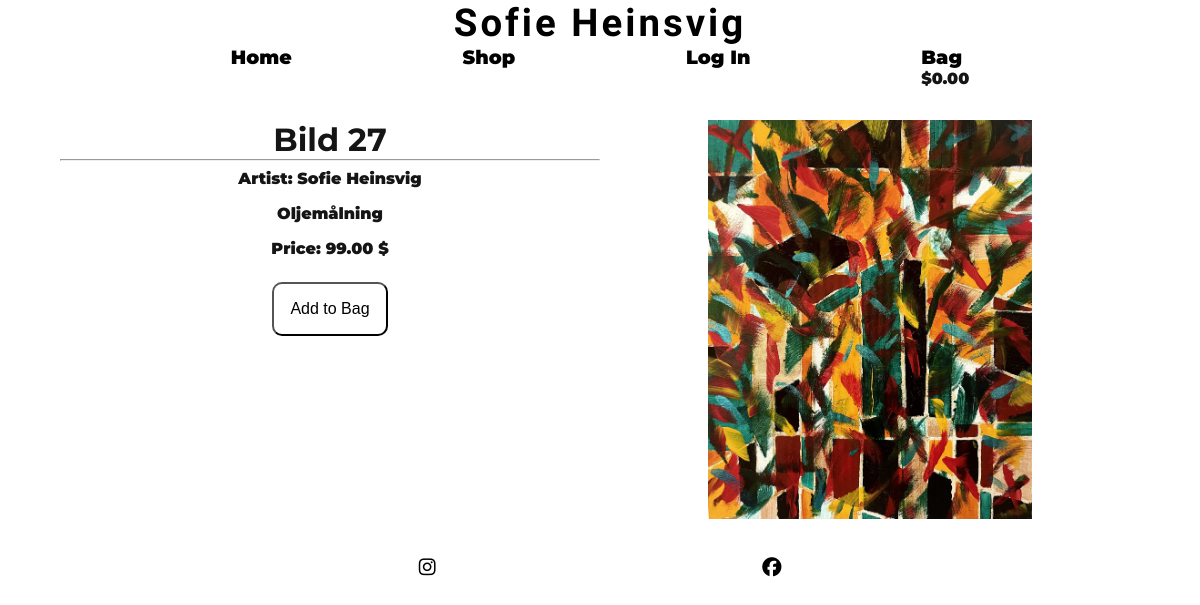
Page /store/product/1/ on the committed database.
### store/models.py (models this page shows, shortened)
class Product(models.Model):
    name = models.CharField(max_length=255)
    description = models.TextField()
    price = models.DecimalField(max_digits=8, decimal_places=2)
    image = models.ImageField(upload_to='product_images/')
    category = models.ForeignKey(Category, on_delete=models.CASCADE)
    artist = models.ForeignKey(Artist, on_delete=models.CASCADE)
    created_at = models.DateTimeField(auto_now_add=True)

class Artist(models.Model):
    name = models.CharField(max_length=255)
    def __str__(self):
        return self.name

### store/views.py (the view)
# urls.py: path('product/<int:pk>/', views.product_detail, name='product_detail'),
def product_detail(request, pk):
    product = get_object_or_404(Product, pk=pk)
    context = {
        'product': product,
    }
    return render(request, 'store/product_detail.html', context)

### bag/contexts.py (called while the page is built, shortened)
def bag_contents(request):
    bag_items = []
    total = 0
    product_count = 0
    bag = request.session.get('bag', {})
    context = {
        'bag_items': bag_items,
        'total': total,
        'product_count': product_count,
    }
    return context

### store/templates/store/product_detail.html (shortened to what this page needs)
{% extends "base.html" %}
{% load static %}
{% block content %}
    <div class="product-detail">
        <div>
            <h1>{{ product.name }}</h1>
            <hr>
            <p>Artist: {{ product.artist }}</p>
            <p>{{ product.description }}</p>
            <p>Price: {{ product.price }} $</p>
            <form method="POST" action="{% url 'add_to_bag' product.id %}">
                <input type="submit" value="Add to Bag" class="submit-button">
            </form>
        </div>
        <div>
            <img src="{{ product.image.url }}" alt="{{ product.name }}">
        </div>
    </div>
{% endblock %}

### static/css/style.css (style rules this page uses)
* { margin: 0; padding: 0; box-sizing: border-box; }
body { font-family: Montserrat, sans-serif; color: #151515; position: relative; font-weight: 900; font-size: 1rem; width: 90vw; margin-inline: auto; }
img { max-width: 100%; }
.product-detail { display: grid; grid-template-columns: 1fr 1fr; text-align: center; padding-top: 2em; }
.product-detail img { width: 60%; }
.product-detail p { padding: 0.5em; }
.submit-button { padding: 1em; font-size: 1em; margin-top: 1em; border-radius: 10px; background-color: white; }

### rows in the picture
Product: name "Bild 27", artist "Sofie Heinsvig", description "Oljemålning", price "99.00", image (picture)
